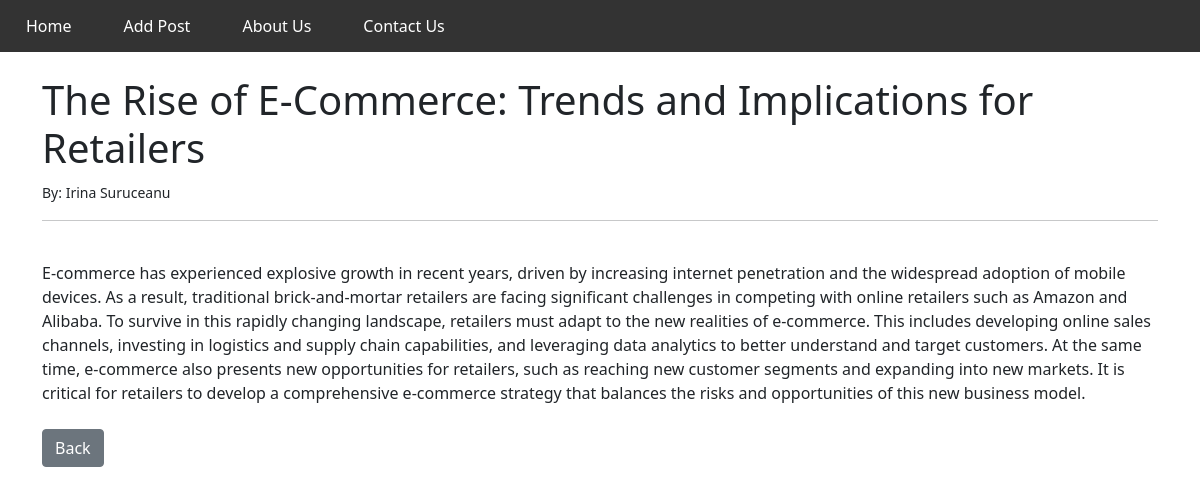
The app's page /article/2 with its own data.
### theblog/models.py (models this page shows, shortened)
class Post(models.Model):
	title = models.CharField(max_length=255)
	title_tag = models.CharField(max_length=255)
	author = models.ForeignKey(User, on_delete=models.CASCADE)
	body = models.TextField()

### theblog/views.py (the view)
# urls.py: path('article/<int:pk>', ArticleDetailView.as_view(), name='article-detail'),
class ArticleDetailView(DetailView):
	model = Post
	template_name = 'article_details.html'

### theblog/templates/article_details.html (shortened to what this page needs)
{% extends 'base.html' %}
{% block content %}
<h1>{{ post.title }}</h1>
<small>By: {{ post.author.first_name }} {{ post.author.last_name }}</small><br/>
<hr>
<br/>
{{ post.body }}
<br/><br/>
<a href="{% url 'home' %}" class="btn btn-secondary" >Back</a>
{% endblock %}

### records on screen
Post: title "The Rise of E-Commerce: Trends and Implications for Retailers", author.first_name "Irina", author.last_name "Suruceanu", body "E-commerce has experienced explosive growth in recent years, driven by increasing internet penetration and the widespread adoption of mobile devices. As a result, traditional brick-and-mortar retailers are facing significant challenges in competing with online retailers such as Amazon and Alibaba. To survive in this rapidly changing landscape, retailers must adapt to the new realities of e-commerce. This includes developing online sales channels, investing in logistics and supply chain capabilities, and leveraging data analytics to better understand and target customers. At the same time, e-commerce also presents new opportunities for retailers, such as reaching new customer segments and…"
